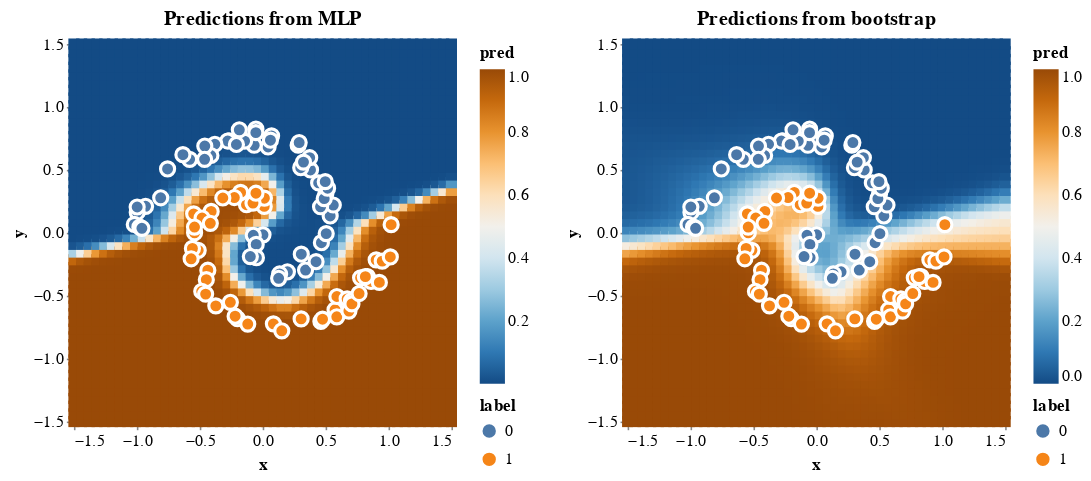

Notebook code cell kept with this figure:
### Markdown cell above
##Model Comparison with a single model trained on whole dataset

### Code cell
bootstrap_compare_chart = (pred_chart + spiral_chart) | (ensemble_chart + spiral_chart)
bootstrap_compare_chart.save('bootstrap_compare_pred.html')
bootstrap_compare_chart

### Figure 1 — Vega-Lite specification as saved in the notebook (floating-point values rounded to 4 significant figures; data arrays with more than 128 entries replaced by an {"elided": "..."} marker saying what was removed)
{"config": {"view": {"continuousWidth": 400, "continuousHeight": 300}}, "hconcat": [{"layer": [{"data": {"name": "data-fa21f57734470aceb00eaeb8daa44844"}, "mark": {"type": "square", "opacity": 1, "size": 50}, "encoding": {"color": {"type": "quantitative", "field": "pred", "scale": {"scheme": "blueorange"}}, "x": {"type": "quantitative", "field": "x", "scale": {"domain": [-1.5, 1.5], "nice": false}}, "y": {"type": "quantitative", "field": "y", "scale": {"domain": [-1.5, 1.5], "nice": false}}}, "height": 240, "title": "Predictions from MLP", "width": 240}, {"data": {"name": "data-5fdea6c1eead105d9c5e9da2514b0009"}, "mark": {"type": "circle", "opacity": 1, "size": 80, "stroke": "white"}, "encoding": {"color": {"type": "nominal", "field": "label"}, "x": {"type": "quantitative", "field": "x", "scale": {"domain": [-1.5, 1.5], "nice": false}}, "y": {"type": "quantitative", "field": "y", "scale": {"domain": [-1.5, 1.5], "nice": false}}}, "height": 300, "width": 350}]}, {"layer": [{"data": {"name": "data-a4e691efa28fce17b3892da2fa80c65d"}, "mark": {"type": "square", "opacity": 1, "size": 50}, "encoding": {"color": {"type": "quantitative", "field": "pred", "scale": {"domain": [0, 1], "scheme": "blueorange"}}, "x": {"type": "quantitative", "field": "x", "scale": {"domain": [-1.5, 1.5], "nice": false}}, "y": {"type": "quantitative", "field": "y", "scale": {"domain": [-1.5, 1.5], "nice": false}}}, "height": 240, "title": "Predictions from bootstrap", "width": 240}, {"data": {"name": "data-5fdea6c1eead105d9c5e9da2514b0009"}, "mark": {"type": "circle", "opacity": 1, "size": 80, "stroke": "white"}, "encoding": {"color": {"type": "nominal", "field": "label"}, "x": {"type": "quantitative", "field": "x", "scale": {"domain": [-1.5, 1.5], "nice": false}}, "y": {"type": "quantitative", "field": "y", "scale": {"domain": [-1.5, 1.5], "nice": false}}}, "height": 300, "width": 350}]}], "$schema": "https://vega.github.io/schema/vega-lite/v4.8.1.json", "datasets": {"data-fa21f57734470aceb00eaeb8daa44844": {"elided": "2500 records"}, "data-5fdea6c1eead105d9c5e9da2514b0009": [{"x": 0.002378, "y": -0.01577, "label": 0}, {"x": -0.07485, "y": -0.01981, "label": 0}, {"x": -0.05156, "y": -0.0922, "label": 0}, {"x": -0.04986, "y": -0.1976, "label": 0}, {"x": -0.09814, "y": -0.189, "label": 0}, {"x": 0.0122, "y": 0.21, "label": 1}, {"x": 0.01347, "y": 0.275, "label": 1}, {"x": -0.1288, "y": 0.223, "label": 1}, {"x": -0.07715, "y": 0.2363, "label": 1}, {"x": 0.1964, "y": -0.31, "label": 0}, {"x": -0.05356, "y": 0.3146, "label": 1}, {"x": 0.1345, "y": -0.3272, "label": 0}, {"x": -0.1756, "y": 0.3209, "label": 1}, {"x": -0.2253, "y": 0.2804, "label": 1}, {"x": 0.1267, "y": -0.3615, "label": 0}, {"x": -0.3168, "y": 0.2765, "label": 1}, {"x": 0.3067, "y": -0.1701, "label": 0}, {"x": -0.4095, "y": 0.1697, "label": 1}, {"x": 0.3408, "y": -0.2962, "label": 0}, {"x": 0.4665, "y": -0.0786, "label": 0}, {"x": 0.4241, "y": -0.2295, "label": 0}, {"x": -0.5484, "y": 0.1507, "label": 1}, {"x": -0.4816, "y": 0.1175, "label": 1}, {"x": -0.4162, "y": 0.07546, "label": 1}, {"x": 0.5048, "y": -0.006206, "label": 0}, {"x": -0.5412, "y": 0.0002709, "label": 1}, {"x": -0.5418, "y": 0.04577, "label": 1}, {"x": 0.5362, "y": 0.1339, "label": 0}, {"x": 0.5611, "y": 0.2208, "label": 0}, {"x": -0.5123, "y": -0.1393, "label": 1}, {"x": -0.5585, "y": -0.1238, "label": 1}, {"x": -0.5685, "y": -0.2064, "label": 1}, {"x": 0.4598, "y": 0.2069, "label": 0}, {"x": 0.5018, "y": 0.3109, "label": 0}, {"x": -0.436, "y": -0.2974, "label": 1}, {"x": 0.4888, "y": 0.2715, "label": 0}, {"x": 0.5157, "y": 0.3547, "label": 0}, {"x": 0.4447, "y": 0.3967, "label": 0}, {"x": -0.4479, "y": -0.3723, "label": 1}, {"x": -0.4843, "y": -0.4647, "label": 1}, {"x": 0.4972, "y": 0.4066, "label": 0}, {"x": 0.38, "y": 0.4996, "label": 0}, {"x": -0.4533, "y": -0.4871, "label": 1}, {"x": -0.3725, "y": -0.5805, "label": 1}, {"x": 0.3734, "y": 0.5966, "label": 0}, {"x": 0.3023, "y": 0.5173, "label": 0}, {"x": 0.3242, "y": 0.562, "label": 0}, {"x": -0.257, "y": -0.5524, "label": 1}, {"x": 0.2817, "y": 0.6958, "label": 0}, {"x": 0.2899, "y": 0.7171, "label": 0}, {"x": -0.2001, "y": -0.6831, "label": 1}, {"x": -0.2191, "y": -0.6629, "label": 1}, {"x": 0.07056, "y": 0.7696, "label": 0}, {"x": 0.0428, "y": 0.6818, "label": 0}, {"x": -0.1187, "y": -0.7251, "label": 1}, {"x": 0.06157, "y": 0.7361, "label": 0}, {"x": -0.06746, "y": 0.6957, "label": 0}, {"x": -0.05375, "y": 0.8248, "label": 0}, {"x": -0.05446, "y": 0.7961, "label": 0}, {"x": 0.08508, "y": -0.7235, "label": 1}, {"x": -0.1439, "y": 0.7287, "label": 0}, {"x": 0.1517, "y": -0.7787, "label": 1}, {"x": -0.1858, "y": 0.8188, "label": 0}, {"x": -0.2667, "y": 0.7315, "label": 0}, {"x": -0.278, "y": 0.7294, "label": 0}, {"x": -0.2088, "y": 0.7018, "label": 0}, {"x": 0.3055, "y": -0.684, "label": 1}, {"x": -0.38, "y": 0.7038, "label": 0}, {"x": 0.4623, "y": -0.7037, "label": 1}, {"x": -0.4115, "y": 0.6143, "label": 0}, {"x": -0.4601, "y": 0.6895, "label": 0}, {"x": -0.4617, "y": 0.584, "label": 0}, {"x": 0.4757, "y": -0.6862, "label": 1}, {"x": -0.5805, "y": 0.5837, "label": 0}, {"x": 0.575, "y": -0.6117, "label": 1}, {"x": 0.5888, "y": -0.6674, "label": 1}, {"x": -0.634, "y": 0.6206, "label": 0}, {"x": 0.5896, "y": -0.5062, "label": 1}, {"x": 0.6852, "y": -0.622, "label": 1}, {"x": 0.6711, "y": -0.5249, "label": 1}, {"x": 0.7061, "y": -0.5407, "label": 1}, {"x": 0.7091, "y": -0.565, "label": 1}, {"x": -0.7558, "y": 0.5077, "label": 0}, {"x": 0.7661, "y": -0.4826, "label": 1}, {"x": 0.778, "y": -0.3581, "label": 1}, {"x": 0.8319, "y": -0.3471, "label": 1}, {"x": 0.861, "y": -0.3868, "label": 1}, {"x": 0.8159, "y": -0.3484, "label": 1}, {"x": -0.8106, "y": 0.2783, "label": 0}, {"x": 0.9272, "y": -0.3939, "label": 1}, {"x": 0.9017, "y": -0.2149, "label": 1}, {"x": -0.9309, "y": 0.2104, "label": 0}, {"x": 0.9499, "y": -0.2251, "label": 1}, {"x": -0.9969, "y": 0.1631, "label": 0}, {"x": 1.014, "y": -0.1918, "label": 1}, {"x": -0.9976, "y": 0.205, "label": 0}, {"x": -1.02, "y": 0.06625, "label": 0}, {"x": -0.9759, "y": 0.04489, "label": 0}, {"x": -0.9599, "y": 0.03557, "label": 0}, {"x": 1.021, "y": 0.06484, "label": 1}], "data-a4e691efa28fce17b3892da2fa80c65d": {"elided": "2500 records"}}}
